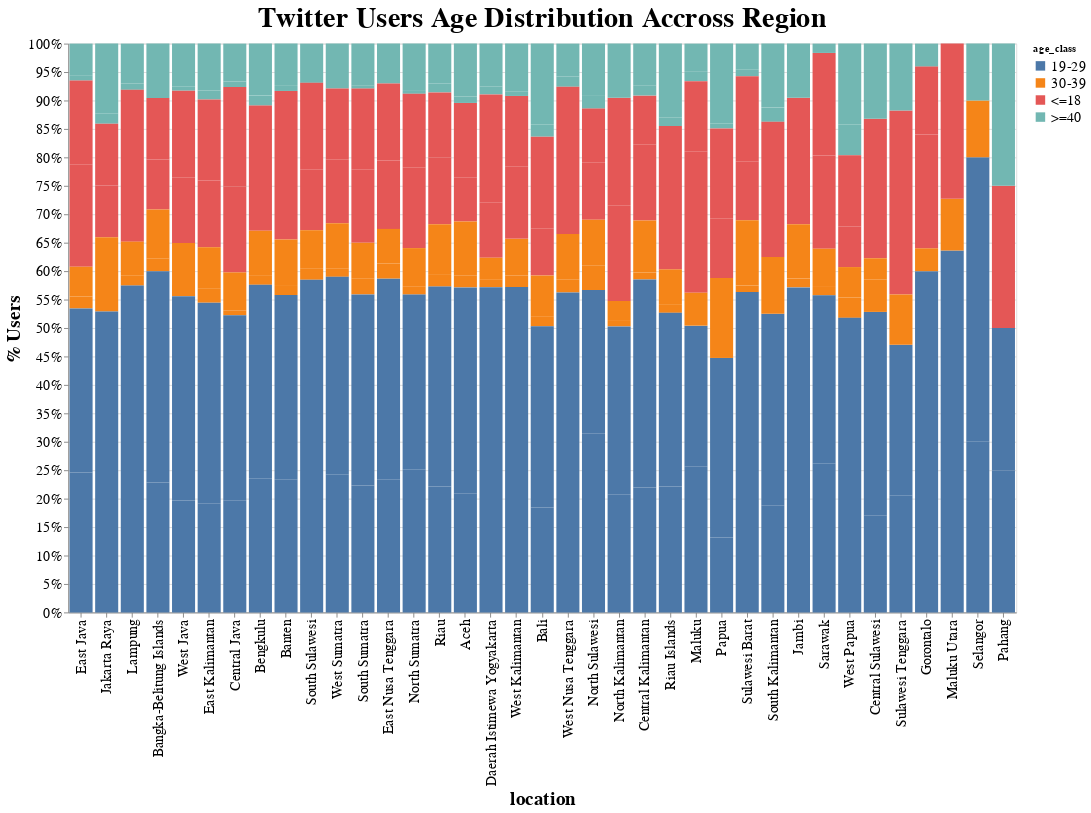

The cell this chart's notebook holds for it:
### Code cell
alt.Chart(df[~df['location'].isnull()]).mark_bar().encode(
    x = alt.X('location',sort='-y'),
    y = alt.Y('count',stack="normalize", axis=alt.Axis(format='%'), title = '% Users'),
    color = 'age_class',
    order = alt.Order('age_class',sort='ascending'),
    tooltip = ['count']
).properties(
    width=1000,
    height=600,
    title='Twitter Users Age Distribution Accross Region'
).configure_axis(
    labelFontSize=15,
    titleFontSize=20
).configure_title(
    fontSize=30
).configure_legend(
    labelFontSize=15
).configure_axisX(
    labelAngle = -90
)

### Figure 1 — Vega-Lite specification as saved in the notebook (floating-point values rounded to 4 significant figures; data arrays with more than 128 entries replaced by an {"elided": "..."} marker saying what was removed)
{"config": {"view": {"continuousWidth": 400, "continuousHeight": 300}, "axis": {"labelFontSize": 15, "titleFontSize": 20}, "axisX": {"labelAngle": -90}, "legend": {"labelFontSize": 15}, "title": {"fontSize": 30}}, "data": {"name": "data-a06e2ae29e2b68ba2ebd1d47fe328e5d"}, "mark": "bar", "encoding": {"color": {"type": "nominal", "field": "age_class"}, "order": {"type": "nominal", "field": "age_class", "sort": "ascending"}, "tooltip": [{"type": "quantitative", "field": "count"}], "x": {"type": "nominal", "field": "location", "sort": "-y"}, "y": {"type": "quantitative", "axis": {"format": "%"}, "field": "count", "stack": "normalize", "title": "% Users"}}, "height": 600, "title": "Twitter Users Age Distribution Accross Region", "width": 1000, "$schema": "https://vega.github.io/schema/vega-lite/v4.8.1.json", "datasets": {"data-a06e2ae29e2b68ba2ebd1d47fe328e5d": {"elided": "274 records"}}}
